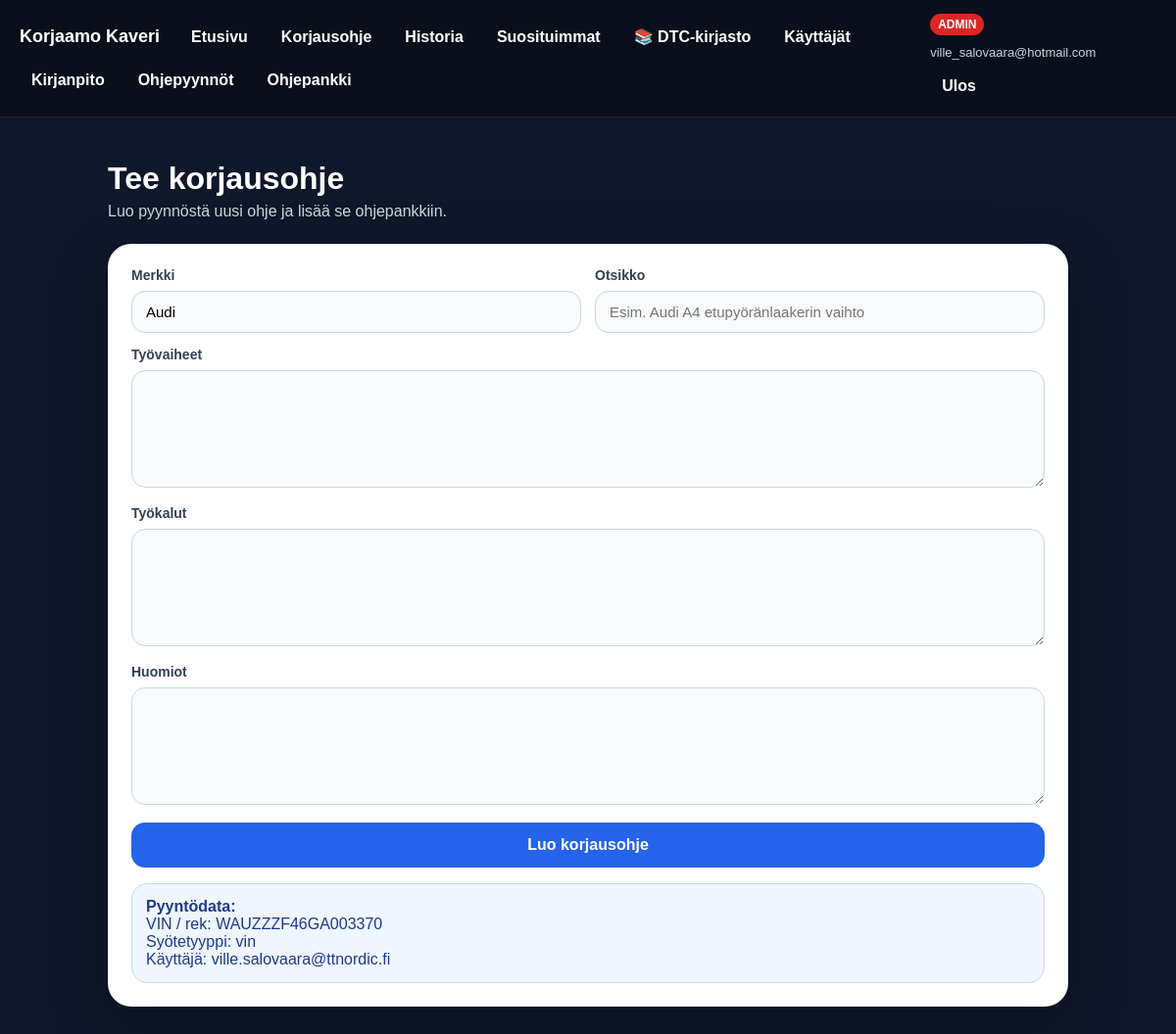
/admin/repair-guide-requests/3/create (signed in), run on the app's committed database.
### tables this page shows
CREATE TABLE users (
        id INTEGER PRIMARY KEY AUTOINCREMENT,
        email TEXT NOT NULL UNIQUE,
        password_hash TEXT NOT NULL,
        created_at DATETIME DEFAULT CURRENT_TIMESTAMP
    , is_admin INTEGER DEFAULT 0, last_active_at DATETIME, is_online INTEGER DEFAULT 0, account_type TEXT DEFAULT 'basic', subscription_status TEXT DEFAULT 'inactive', subscription_started_at DATETIME, subscription_expires_at DATETIME, full_name TEXT, phone TEXT, address_line1 TEXT, postal_code TEXT, city TEXT, country TEXT, customer_type TEXT DEFAULT 'private', company_name TEXT, vat_number TEXT);

CREATE TABLE repair_guide_requests (
        id INTEGER PRIMARY KEY AUTOINCREMENT,
        user_id INTEGER NOT NULL,
        make TEXT NOT NULL,
        vehicle_input TEXT NOT NULL,
        input_type TEXT,
        vin_prefix TEXT,
        part_name TEXT NOT NULL,
        note TEXT,
        status TEXT NOT NULL DEFAULT 'pending',
        created_at DATETIME DEFAULT CURRENT_TIMESTAMP,
        completed_at DATETIME,
        guide_id INTEGER,
        FOREIGN KEY (user_id) REFERENCES users(id)
    );

### routes/admin_repair_guide_routes.py (the view, shortened to what this page needs)
@admin_repair_guides_bp.route("/admin/repair-guide-requests/<int:request_id>/create", methods=["GET", "POST"])
@admin_required
def admin_create_repair_guide(request_id):
    item = get_request_by_id(request_id)
    if not item:
        return "Korjausohjepyyntöä ei löytynyt", 404
    return render_template(
        "admin_repair_guide_form.html",
        item=item,
        error=None,
        success=None,
    )

### app.py (called while the page is built)
def create_app():
    init_db()
    app = Flask(__name__)
    app.config.from_object(Config)
    app.config["MAX_CONTENT_LENGTH"] = 10 * 1024 * 1024
    app.register_blueprint(admin_repair_guides_bp)
    app.register_blueprint(admin_bp)
    register_main_routes(app)
    register_auth_routes(app)
    register_history_routes(app)
    @app.context_processor
    def inject_user():
        return dict(current_user=get_current_user())
    @app.route("/")
    def home():
        return "Korjaamo Kaveri toimii 🚀"
    @app.route("/logged-out")
    def logged_out():
        return render_template_string(LOGOUT_PAGE)
    return app

### db_init.py (called while the page is built)
def get_connection():
    conn = sqlite3.connect(DB_PATH)
    conn.row_factory = sqlite3.Row
    return conn

### services/repair_guide_service.py (called while the page is built)
def get_request_by_id(request_id: int):
    conn = get_connection()
    cur = conn.cursor()
    cur.execute("""
        SELECT rgr.*, u.email AS user_email
        FROM repair_guide_requests rgr
        LEFT JOIN users u ON rgr.user_id = u.id
        WHERE rgr.id = ?
    """, (request_id,))
    row = cur.fetchone()
    conn.close()
    return row

### services/user_service.py (called while the page is built)
def get_user_by_id(user_id: int):
    conn = get_connection()
    cur = conn.cursor()
    cur.execute("SELECT * FROM users WHERE id = ?", (user_id,))
    user = cur.fetchone()
    conn.close()
    return user

### utils/auth.py (called while the page is built)
def get_current_user():
    user_id = session.get("user_id")
    if not user_id:
        return None
    return get_user_by_id(user_id)

### templates/admin_repair_guide_form.html (shortened to what this page needs)
{% extends "base.html" %}
{% block content %}
<div class="wrap">
    <div class="top">
        <h1>{% if guide_mode %}Muokkaa korjausohjetta{% else %}Tee korjausohje{% endif %}</h1>
        <div class="top-subtitle">
            {% if guide_mode %}
                Päivitä olemassa olevan ohjeen sisältöä.
            {% else %}
                Luo pyynnöstä uusi ohje ja lisää se ohjepankkiin.
            {% endif %}
        </div>
    </div>
    <div class="panel">
        <form method="POST">
            <div class="grid">
                <div>
                    <label for="make">Merkki</label>
                    <input id="make" name="make" value="{{ item.make or '' }}" required>
                </div>
                <div>
                    <label for="title">Otsikko</label>
                    <input id="title" name="title" value="{{ item.title or '' }}" placeholder="Esim. Audi A4 etupyöränlaakerin vaihto">
                </div>
                <div class="full">
                    <label for="steps">Työvaiheet</label>
                    <textarea id="steps" name="steps" required>{{ item.steps or '' }}</textarea>
                </div>
                <div class="full">
                    <label for="tools">Työkalut</label>
                    <textarea id="tools" name="tools">{{ item.tools or '' }}</textarea>
                </div>
                <div class="full">
                    <label for="notes">Huomiot</label>
                    <textarea id="notes" name="notes">{{ item.notes or item.note or '' }}</textarea>
                </div>
                <div class="full">
                    <button class="btn" type="submit">
                        {% if guide_mode %}Tallenna muutokset{% else %}Luo korjausohje{% endif %}
                    </button>
                </div>
            </div>
        </form>
        {% if not guide_mode %}
            <div class="info-box">
                <strong>Pyyntödata:</strong><br>
                VIN / rek: {{ item.vehicle_input }}<br>
                Syötetyyppi: {{ item.input_type or 'unknown' }}<br>
                Käyttäjä: {{ item.user_email or 'tuntematon' }}
            </div>
        {% endif %}
    </div>
</div>
{% endblock %}

### templates/base.html (shortened to what this page needs)
<!DOCTYPE html>
<html lang="fi">
<head>
</head>
<body>
<div class="nav">
    <div class="nav-left">
        <div class="brand">Korjaamo Kaveri</div>
        {% if current_user %}
            <a href="{{ url_for('app_home') }}">Etusivu</a>
            <a href="{{ url_for('order_repair_guide') }}">Korjausohje</a>
            <a href="{{ url_for('history') }}">Historia</a>
            <a href="{{ url_for('popular_repairs_page') }}">Suosituimmat</a>
            {% if current_user.is_admin == 1 %}
                <a href="{{ url_for('admin.admin') }}">📚 DTC-kirjasto</a>
                <a href="{{ url_for('admin.admin_users') }}">Käyttäjät</a>
                <a href="{{ url_for('admin.admin_accounting') }}">Kirjanpito</a>
                <a href="{{ url_for('admin_repair_guides.admin_repair_guide_requests') }}">Ohjepyynnöt</a>
                <a href="{{ url_for('admin_repair_guides.admin_repair_guides') }}">Ohjepankki</a>
            {% endif %}
        {% endif %}
    </div>
    <div class="nav-right">
        {% if current_user %}
            <span class="badge
                {% if current_user.is_admin == 1 %}
                    badge-admin
                {% elif current_user.account_type == 'test' %}
                    badge-test
                {% else %}
                    badge-basic
                {% endif %}
            ">
                {% if current_user.is_admin == 1 %}
                    ADMIN
                {% elif current_user.account_type == 'test' %}
                    TEST
                {% else %}
                    BASIC
                {% endif %}
            </span>
            <span style="font-size:13px; color:#cbd5e1;">
                {{ current_user.email }}
            </span>
            <a href="{{ url_for('logout') }}">Ulos</a>
        {% else %}
            <a href="{{ url_for('login') }}">Kirjaudu</a>
            <a href="{{ url_for('register') }}">Rekisteröidy</a>
        {% endif %}
    </div>
</div>
<div class="content">
    {% block content %}{% endblock %}
</div>
</body>
</html>

### templates/base.html (style rules this page uses)
body { margin: 0; font-family: Arial, sans-serif; background: #0f172a; color: white; }
.nav { display: flex; justify-content: space-between; align-items: center; padding: 14px 20px; background: rgba(0,0,0,0.35); border-bottom: 1px solid rgba(255,255,255,0.1); }
.nav-left, .nav-right { display: flex; align-items: center; gap: 10px; flex-wrap: wrap; }
.brand { font-size: 18px; font-weight: 800; margin-right: 10px; }
.nav a { color: white; text-decoration: none; font-weight: 700; padding: 8px 12px; border-radius: 10px; }
.badge { font-size: 12px; padding: 4px 8px; border-radius: 999px; font-weight: 700; }
.badge-admin { background: #dc2626; color: white; }
.content { padding: 20px; }
.btn { display: inline-block; padding: 10px 14px; border-radius: 12px; background: #2563eb; color: white; text-decoration: none; font-weight: 700; }

### templates/admin_repair_guide_form.html (style rules this page uses)
.wrap { max-width: 980px; margin: 0 auto; padding: 24px 18px 40px; }
.top h1 { color: white; margin: 0; }
.top-subtitle { color: #cbd5e1; margin-top: 6px; margin-bottom: 24px; }
.panel { background: white; color: #0f172a; border-radius: 24px; padding: 24px; box-shadow: 0 20px 60px rgba(0,0,0,0.25); }
.grid { display: grid; grid-template-columns: 1fr 1fr; gap: 14px; }
.full { grid-column: 1 / -1; }
label { display: block; margin-bottom: 8px; font-size: 14px; font-weight: 700; color: #334155; }
input, textarea { width: 100%; box-sizing: border-box; padding: 12px 14px; border: 1px solid #cbd5e1; background: #f8fafc; border-radius: 14px; font-size: 15px; }
textarea { min-height: 120px; resize: vertical; }
.btn { border: none; width: 100%; padding: 14px 16px; border-radius: 14px; background: #2563eb; color: white; font-size: 16px; font-weight: 800; cursor: pointer; }
.info-box { margin-top: 16px; padding: 14px; border-radius: 16px; background: #eff6ff; border: 1px solid #bfdbfe; color: #1e3a8a; }

### data on the page
users: email "ville_salovaara@hotmail.com"
repair_guide_requests: make "Audi", vehicle_input "WAUZZZF46GA003370", input_type "vin"
users: email "ville.salovaara@ttnordic.fi"
